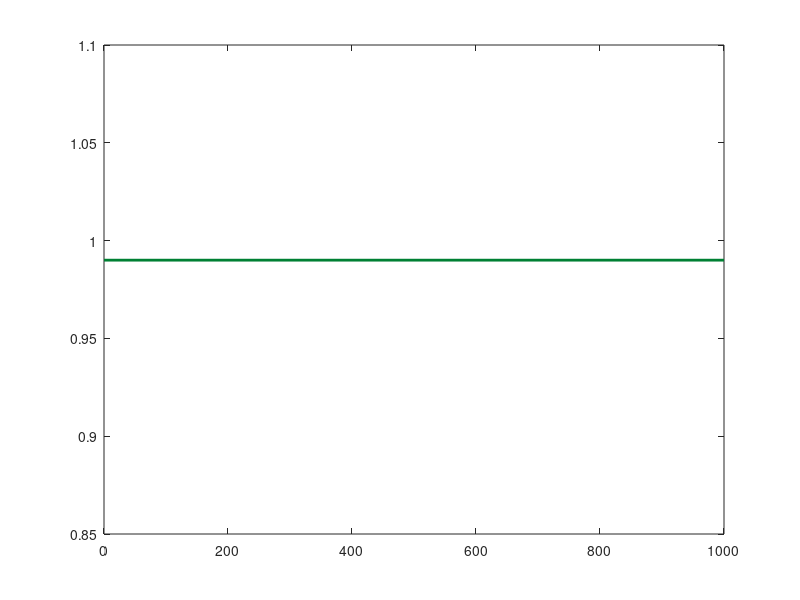

MATLAB code for this plot: (Note: this script raises an error after producing the figure.)
% clear all
% load('result.mat');
t = 1:1000;

figure(1);
plot([0 1000], [0.99 0.99], 'Color', [0 .5 .2], 'LineWidth', 2);
hold on;
plot(t, b10e1, '-', 'Color', [.85 0 0], 'LineWidth', 1.5);
plot(t, b10e5, '-.', 'Color', [.85 0 0], 'LineWidth', 1.5);
plot(t, b10e20, '--', 'Color', [.85 0 0], 'LineWidth', 1.5);

plot(t, b50e1, '-', 'Color', [.9 .7 0], 'LineWidth', 1.5);
plot(t, b50e5, '-.', 'Color', [.9 .7 0], 'LineWidth', 1.5);
plot(t, b50e20, '--', 'Color', [.9 .7 0], 'LineWidth', 1.5);

plot(t, b600e1, '-', 'Color', [0 .5 .9], 'LineWidth', 1.5);
plot(t, b600e5, '-.', 'Color', [0 .5 .9], 'LineWidth', 1.5);
plot(t, b600e20, '--', 'Color', [0 .5 .9], 'LineWidth', 1.5);
hold off;

xlabel('Communication Rounds');
ylabel('Test Accuracy (%)');
title('MNIST CNN IID');
legend({'B=10 E=1','B=10 E=5','B=10 E=20','B=50 E=1','B=50 E=5','B=50 E=20','B=\infty E=1','B=\infty E=5','B=\infty E=20'},'Location','southeast');
legend('boxoff');

axis([0 1000 0.9 1]);
